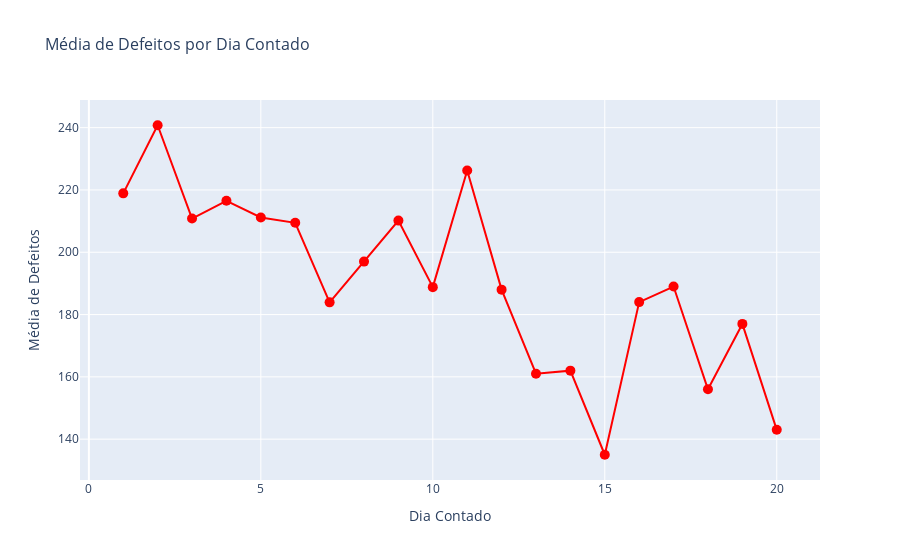

The notebook cell saved with this chart:
### Markdown cell above
Visualização

### Code cell
fig = go.Figure()

fig.add_trace(go.Scatter(x=defeitos_por_dia_contado['Dia Contado'],
                         y=defeitos_por_dia_contado['Média de Defeitos'],
                         mode='lines+markers', 
                         marker=dict(size=10),
                         line=dict(color='red'),
                         name='Média de Defeitos'))

fig.update_layout(
    title='Média de Defeitos por Dia Contado',
    title_font_size=16,
    xaxis_title='Dia Contado',
    xaxis_title_font_size=14,
    yaxis_title='Média de Defeitos',
    yaxis_title_font_size=14
)

fig.show()

### Figure 1 — Plotly figure (JSON) as saved in the notebook; plotly's stock layout.template omitted (floating-point values rounded to 4 significant figures)
{"data": [{"line": {"color": "red"}, "marker": {"size": 10}, "mode": "lines+markers", "name": "Média de Defeitos", "type": "scatter", "x": [1, 2, 3, 4, 5, 6, 7, 8, 9, 10, 11, 12, 13, 14, 15, 16, 17, 18, 19, 20], "y": [218.9, 240.8, 210.8, 216.5, 211.2, 209.5, 183.9, 197, 210.2, 188.8, 226.2, 188, 161, 162, 135, 184, 189, 156, 177, 143]}], "layout": {"title": {"font": {"size": 16}, "text": "Média de Defeitos por Dia Contado"}, "xaxis": {"title": {"font": {"size": 14}, "text": "Dia Contado"}}, "yaxis": {"title": {"font": {"size": 14}, "text": "Média de Defeitos"}}}}
